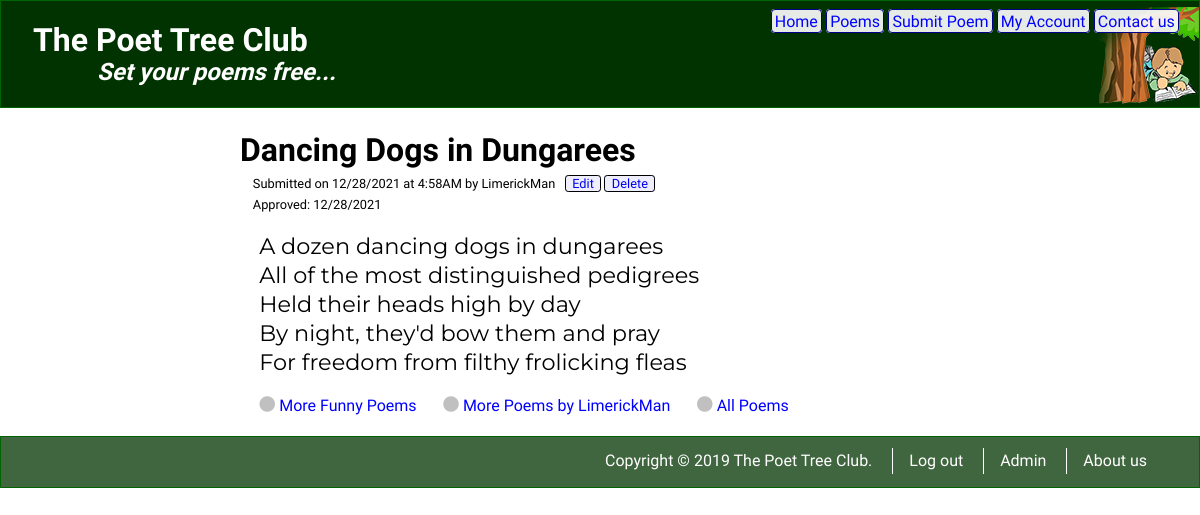
The app's page /ExceptionHandling/Exercises/phppoetry.com/poem.php?poem-id=5 with its own data.
### tables this page shows
CREATE TABLE poems (
  poem_id INT NOT NULL AUTO_INCREMENT,
  title VARCHAR(200) NOT NULL, 
  poem TEXT NOT NULL, 
  date_submitted DATETIME NOT NULL DEFAULT now(),
  category_id INT,
  user_id INT,
  date_approved DATETIME,
  INDEX cat_ind (category_id),
  INDEX usr_ind (user_id),
  FOREIGN KEY (user_id) references users(user_id),
  FOREIGN KEY (category_id) references categories(category_id),
  PRIMARY KEY(poem_id)
);

CREATE TABLE users (
  user_id INT NOT NULL AUTO_INCREMENT,
  first_name VARCHAR(50) NOT NULL, 
  last_name VARCHAR(50) NOT NULL, 
  email VARCHAR(100) NOT NULL UNIQUE, 
  username VARCHAR(30) NOT NULL UNIQUE,
  pass_phrase VARCHAR(500) NOT NULL,
  is_admin TINYINT NOT NULL DEFAULT 0,
  date_registered DATETIME NOT NULL DEFAULT now(),
  profile_pic VARCHAR(30) UNIQUE,
  registration_confirmed TINYINT NOT NULL DEFAULT 0,
  PRIMARY KEY(user_id)
);

CREATE TABLE categories (
  category_id INT NOT NULL AUTO_INCREMENT,
  category VARCHAR(100) NOT NULL, 
  PRIMARY KEY(category_id)
);

### ExceptionHandling/Exercises/phppoetry.com/poem.php (the view, shortened to what this page needs)
<?php
  $dsn = 'mysql:host=localhost;dbname=poetree';
  $username = 'root';
  $password = 'pwdpwd';
  $db = new PDO($dsn, $username, $password);
  $poemId = $_GET['poem-id'];
  $query = "SELECT u.username, u.user_id,
    p.title, p.poem, p.date_submitted, p.date_approved,
    c.category_id, c.category
    FROM users u
      JOIN poems p ON u.user_id = p.user_id
      JOIN categories c ON c.category_id = p.category_id
    WHERE p.poem_id = ?";
  $stmt = $db->prepare($query);
  $stmt->execute([$poemId]);
  $row = $stmt->fetch();
  if ($row) {
    $title = $row['title'];
    $authorUserId = $row['user_id'];
    $authorUserName = $row['username'];
    $dateSubmitted = $row['date_submitted'];
    $dateApproved = $row['date_approved'];
    $poem = $row['poem'];
    $categoryId = $row['category_id'];
    $category = $row['category'];
  } else {
    $title = 'Poem Not Found';
  }
  require 'includes/header.php';
?>
<main id="poem">
  <h1><?= $title ?></h1>
  <?php if ($row) { ?>
    <div id="submission-status">
      Submitted on <?= date('m/d/Y', strtotime($dateSubmitted)) ?>
      at <?= date('g:iA', strtotime($dateSubmitted)) ?>
      by <?= $authorUserName ?>
      <a href='#'>Edit</a>
      <a href='#'>Delete</a>
    </div>
    <div id="approval-status">
      Approved: <?= date('m/d/Y', strtotime($dateApproved)) ?>
    </div>
    <article class="poem">
      <?= nl2br($poem) ?>
    </article>
  <?php } else { ?>
    <p>Sorry, we couldn't find the poem you're looking for.</p>
  <?php } ?>
  <nav>
    <ul>
      <?php if ($row) { ?>
        <li>
          <i class="fas fa-circle"></i>
          <a href="poems.php?cat=<?= $categoryId ?>">
            More <?= $category ?> Poems
          </a>
        </li>
        <li>
          <i class="fas fa-circle"></i>
          <a href="poems.php?user=<?= $authorUserId ?>">
            More Poems by <?= $authorUserName ?>
          </a>
        </li>
      <?php } ?>
      <li>
        <i class="fas fa-circle"></i>
        <a href="poems.php">All Poems</a>
      </li>
    </ul>
  </nav>
</main>

### static/styles/styles.css (style rules this page uses)
body { font-family: 'Frank Ruhl Libre', serif; }
nav { float: right; margin: .7em 1.25em .3em 0; font-weight: 300; }
nav ul { margin: 0; padding: 0; }
nav li { background-color: rgba(255, 255, 255, .9); border: 1px solid darkblue; border-radius: .25em; display: inline; padding: .1em .2em; }
nav a { text-decoration: none; color: blue; }
main { padding: 1em 20%; }
main h1 { font-family: 'Assistant', sans-serif; }
article.poem { font-family: 'Montserrat', sans-serif; font-size: 1.4em; line-height: 1.3; margin: 1.2rem; }
#poem h1, #poem-edit h1 { margin: .5rem 0; }
#poem nav { float: none; }
#poem nav li { background-color: none; border: none; display: inline; padding: .1em .2em; }
#poem nav i { color:silver; margin-left: 1em; }
#approval-status, #submission-status { font-size: .8em; margin: .5em 1em; }
#approval-status a, #submission-status a { background-color: #eef; border: 1px solid black; border-radius: .25em; padding: 0 .5em; text-decoration: none; }
#approval-status a:first-child, #submission-status a:first-child { margin-left: .5em; }

### records on screen
poems: title "Dancing Dogs in Dungarees", date_submitted "12/28/2021", date_submitted "4:58AM", user.username "LimerickMan", date_approved "12/28/2021", poem "A dozen dancing dogs in dungarees All of the most distinguished pedigrees Held their heads high by day By night, they'd bow them and pray For freedom from filthy frolicking fleas", category.category "Funny"
